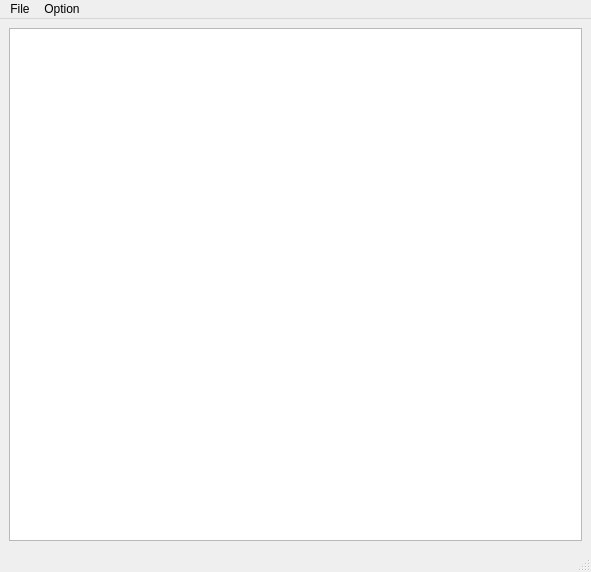
<?xml version="1.0" encoding="UTF-8"?>
<ui version="4.0">
 <class>MainWindow</class>
 <widget class="QMainWindow" name="MainWindow">
  <property name="geometry">
   <rect>
    <x>0</x>
    <y>0</y>
    <width>591</width>
    <height>572</height>
   </rect>
  </property>
  <property name="windowTitle">
   <string>MainWindow</string>
  </property>
  <widget class="QWidget" name="centralwidget">
   <layout class="QGridLayout" name="gridLayout">
    <item row="0" column="0">
     <widget class="QPlainTextEdit" name="plainTextEdit">
      <property name="lineWrapMode">
       <enum>QPlainTextEdit::NoWrap</enum>
      </property>
     </widget>
    </item>
   </layout>
  </widget>
  <widget class="QMenuBar" name="menubar">
   <property name="geometry">
    <rect>
     <x>0</x>
     <y>0</y>
     <width>591</width>
     <height>21</height>
    </rect>
   </property>
   <widget class="QMenu" name="menufile">
    <property name="title">
     <string>File</string>
    </property>
    <addaction name="actionOpen"/>
    <addaction name="actionSave"/>
    <addaction name="actionClose"/>
   </widget>
   <widget class="QMenu" name="menuOption">
    <property name="title">
     <string>Option</string>
    </property>
    <widget class="QMenu" name="menuFont_Size">
     <property name="title">
      <string>Font Size</string>
     </property>
     <addaction name="action12pt"/>
     <addaction name="action18pt"/>
     <addaction name="action24pt"/>
    </widget>
    <addaction name="menuFont_Size"/>
   </widget>
   <addaction name="menufile"/>
   <addaction name="menuOption"/>
  </widget>
  <widget class="QStatusBar" name="statusbar"/>
  <action name="actionOpen">
   <property name="text">
    <string>Open</string>
   </property>
  </action>
  <action name="actionSave">
   <property name="text">
    <string>Save</string>
   </property>
  </action>
  <action name="actionClose">
   <property name="text">
    <string>Close</string>
   </property>
  </action>
  <action name="action12pt">
   <property name="text">
    <string>12pt</string>
   </property>
  </action>
  <action name="action18pt">
   <property name="text">
    <string>18pt</string>
   </property>
  </action>
  <action name="action24pt">
   <property name="text">
    <string>24pt</string>
   </property>
  </action>
 </widget>
 <resources/>
 <connections/>
</ui>
